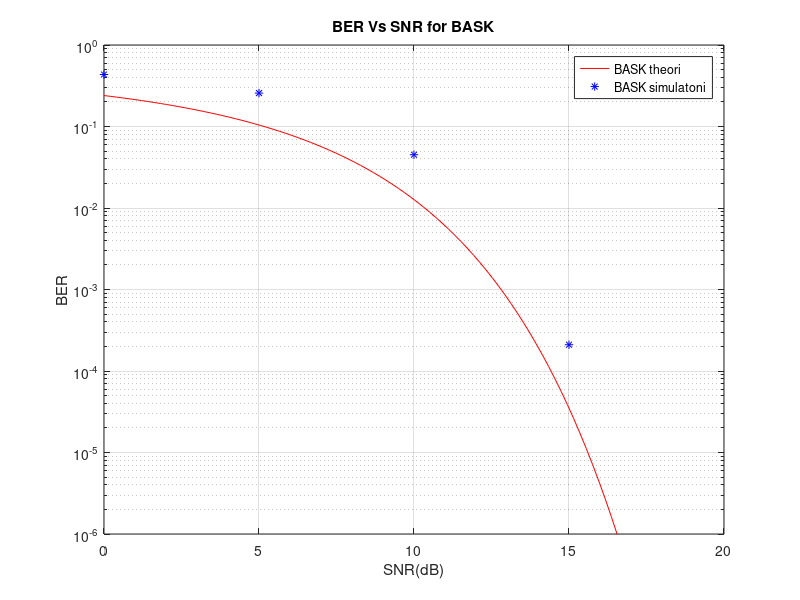
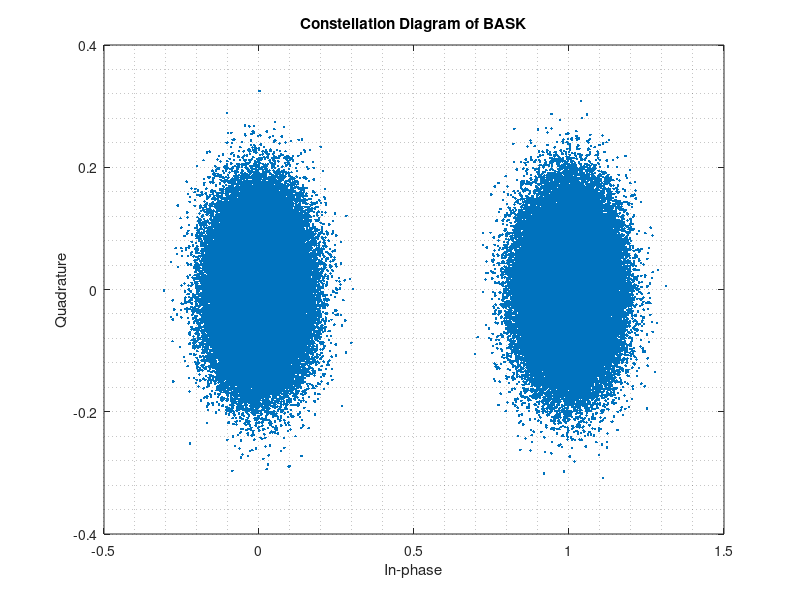

Source code (MATLAB) for these figures, in order:
Sig_length = 200000;
Eb = 1;
%SNR for theoretical calculations
SNR_dB = linspace(0,20,100);
SNR = 10.^(SNR_dB/10);
%SNR for simulation 
SNR_dB_sim = linspace(0,20,5); % ( for five data points)
SNR_sim = 10.^(SNR_dB_sim/10);
No = Eb./SNR_sim;
%Theoretical BER calculations
BER_BASK_te = (1/2)*erfc(sqrt(SNR/4));
for i = 1:length(SNR_sim) 
 E_BASK = 0;
 bit = randi([0 1],1,Sig_length);
 x_BASK = bit;
 N_real = sqrt(No(i)/2)*randn(1,Sig_length);
 N_img = sqrt(No(i)/2)*randn(1,Sig_length);
 N = N_real + 1j*(N_img);
 Y_BASK = x_BASK + N;
 
 for i2 = 1:Sig_length
 %BASK detector
 Z_BASK(i2) = (Y_BASK(i2));
 % Logic for decision of BASK error
 if (Z_BASK(i2) > 0.5 && bit(i2) == 0) || (Z_BASK(i2) < 0.5 && bit(i2) == 1);
 E_BASK = E_BASK + 1;
 end
 end
% calculation for Simulated BER
 BER_BASK_sim(i) = E_BASK/Sig_length;
 end
 
%Plotting the graph
semilogy(SNR_dB,BER_BASK_te,'k','color','red');
hold on
semilogy(SNR_dB_sim,BER_BASK_sim,'k*','color','blue');
legend('BASK theori','BASK simulatoni','location','best');
axis([min(SNR_dB) max(SNR_dB) 10^(-6) 1]);
xlabel('SNR(dB)');
ylabel('BER');
title('BER Vs SNR for BASK');
grid on;
hold off
%Constellation Diagram of the BASK
scatterplot(Y_BASK); 
grid minor;
title('Constellation Diagram of BASK')
